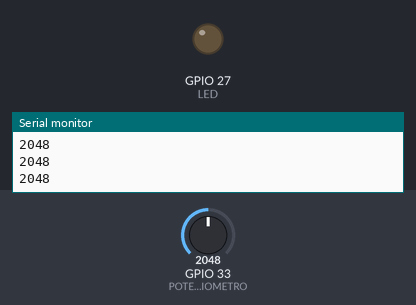
Simulated run of this sketch. Board: ESP32. Parts: output pins drawn as LEDs (lit = HIGH), the last lines printed to the serial monitor. Inputs (shaded band) come from the test bench; at power-on: GPIO 33 (POTENCIOMETRO) = 2048.

Above: at 1.2 s.
1.3 s: GPIO 33 (POTENCIOMETRO) set to 1927
At 1.7 s:
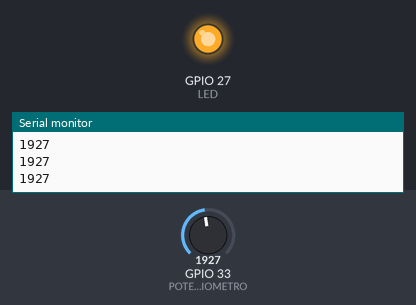
2.8 s: GPIO 33 (POTENCIOMETRO) set to 2040
At 4.0 s:
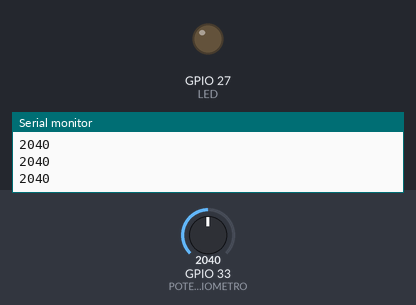
4.3 s: GPIO 33 (POTENCIOMETRO) set to 1960
At 5.3 s:
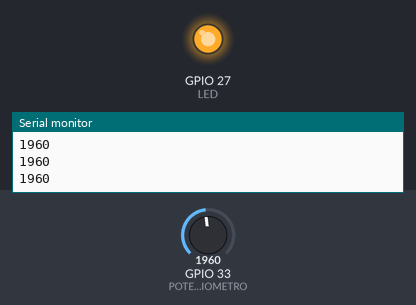
Timing chart, 0 to 7.3 s (numbered marks = the images above; inputs shaded):
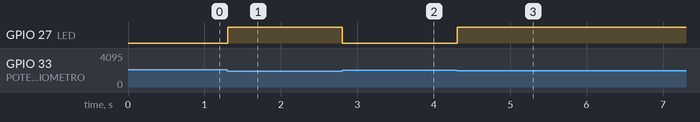

Measured:
- the behaviour switches between 2000 and 1999 on GPIO 33 (POTENCIOMETRO) (found by bisection; images 0 and 1)
- after the input at 1.3 s, GPIO 27 (LED): LOW → HIGH at once
- after the input at 2.8 s, GPIO 27 (LED): HIGH → LOW at once
- after the input at 4.3 s, GPIO 27 (LED): LOW → HIGH at once

The sketch:

01_Potenciometro.ino
```cpp
#define LED  27
#define POTENCIOMETRO 33

void setup() {
  pinMode(LED, OUTPUT);

  Serial.begin(115200);
}

void loop() {
  int resistencia = analogRead(POTENCIOMETRO);
  Serial.println(resistencia);

  if(resistencia < 2000){
    digitalWrite(LED, HIGH);
  }
  else{
    digitalWrite(LED, LOW);
  }
  delay(100);
}
```
